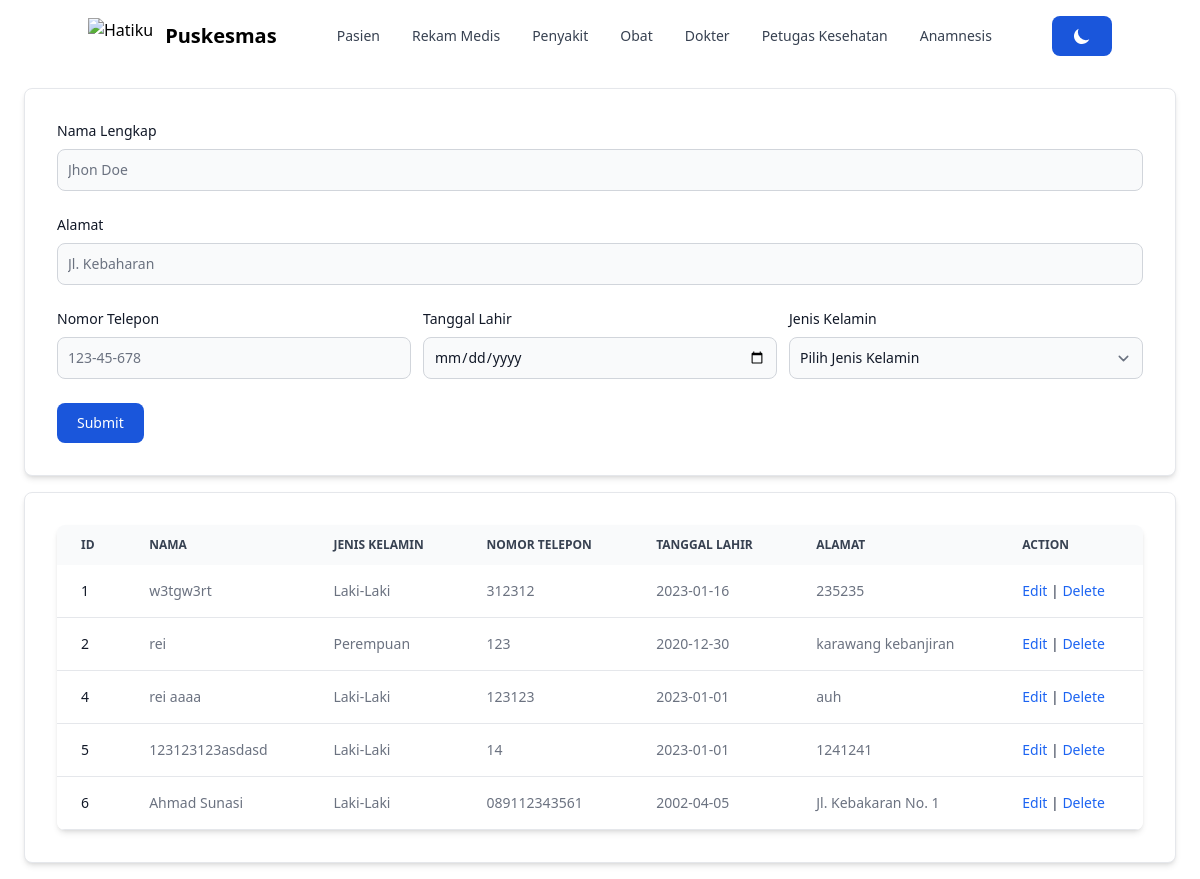
The page /view/pasien.php on the database its author committed.
### tables this page shows
CREATE TABLE `pasien` (
  `id_pasien` int(15) NOT NULL,
  `nama` varchar(256) NOT NULL,
  `tanggal_lahir` date NOT NULL,
  `jenis_kelamin` varchar(15) NOT NULL,
  `nomor_telepon` varchar(13) NOT NULL,
  `alamat` varchar(256) NOT NULL
);

### view/pasien.php (the view, shortened to what this page needs)
<?php require '../config/connect.php'; ?>
<?php include 'layouts/top_link.php'; ?>
<?php include 'layouts/navbar.php'; ?>
<main
      class="w-full max-screen-xl max-w-6xl mt-4 mb-4 mx-auto p-4 bg-white border border-gray-200 rounded-lg shadow-md sm:p-6 md:p-8 dark:bg-gray-800 dark:border-gray-700"
    >
      <form action="../config/create.php" method="POST">
        <div class="mb-6">
          <label
            for="nama_lengkap"
            class="block mb-2 text-sm font-medium text-gray-900 dark:text-white"
            >Nama Lengkap</label
          >
          <input
            type="name"
            name="nama"
            id="nama_lengkap"
            class="bg-gray-50 border border-gray-300 text-gray-900 text-sm rounded-lg focus:ring-blue-500 focus:border-blue-500 block w-full p-2.5 dark:bg-gray-700 dark:border-gray-600 dark:placeholder-gray-400 dark:text-white dark:focus:ring-blue-500 dark:focus:border-blue-500"
            placeholder="Jhon Doe"
            required
          />
        </div>
        <div class="mb-6">
          <label
            for="alamat"
            class="block mb-2 text-sm font-medium text-gray-900 dark:text-white"
            >Alamat</label
          >
          <input
            type="address"
            name="alamat"
            id="alamat"
            class="bg-gray-50 border border-gray-300 text-gray-900 text-sm rounded-lg focus:ring-blue-500 focus:border-blue-500 block w-full p-2.5 dark:bg-gray-700 dark:border-gray-600 dark:placeholder-gray-400 dark:text-white dark:focus:ring-blue-500 dark:focus:border-blue-500"
            placeholder="Jl. Kebaharan"
            required
          />
        </div>
        <div class="grid gap-3 mb-6 md:grid-cols-3">
          <div>
            <label
              for="nomor_telepon"
              class="block mb-2 text-sm font-medium text-gray-900 dark:text-white"
              >Nomor Telepon</label
            >
            <input
              type="number"
              name="nomor_telepon"
              id="nomor_telepon"
              class="bg-gray-50 border border-gray-300 text-gray-900 text-sm rounded-lg focus:ring-blue-500 focus:border-blue-500 block w-full p-2.5 dark:bg-gray-700 dark:border-gray-600 dark:placeholder-gray-400 dark:text-white dark:focus:ring-blue-500 dark:focus:border-blue-500"
              placeholder="123-45-678"
              pattern="[0-9]{3}-[0-9]{2}-[0-9]{3}"
              required
            />
          </div>
          <div>
            <label
              for="birth_date"
              class="block mb-2 text-sm font-medium text-gray-900 dark:text-white"
              >Tanggal Lahir</label
            >
            <input
              type="date"
              name="ttl"
              id="birth_date"
              class="bg-gray-50 border border-gray-300 text-gray-900 text-sm rounded-lg focus:ring-blue-500 focus:border-blue-500 block w-full p-2.5 dark:bg-gray-700 dark:border-gray-600 dark:placeholder-gray-400 dark:text-white dark:focus:ring-blue-500 dark:focus:border-blue-500"
              placeholder=""
              required
            />
          </div>
          <div>
            <label
              for="gender"
              class="block mb-2 text-sm font-medium text-gray-900 dark:text-white"
              >Jenis Kelamin</label
            >
            <select
              name="gender"
              id="gender"
              class="bg-gray-50 border border-gray-300 text-gray-900 text-sm rounded-lg focus:ring-blue-500 focus:border-blue-500 block w-full p-2.5 dark:bg-gray-700 dark:border-gray-600 dark:placeholder-gray-400 dark:text-white dark:focus:ring-blue-500 dark:focus:border-blue-500"
              required>
              <option disabled selected value>Pilih Jenis Kelamin</option>
              </select>
          </div>
        </div>
        <button
          type="submit"
          class="text-white bg-blue-700 hover:bg-blue-800 focus:ring-4 focus:outline-none focus:ring-blue-300 font-medium rounded-lg text-sm w-full sm:w-auto px-5 py-2.5 text-center dark:bg-blue-600 dark:hover:bg-blue-700 dark:focus:ring-blue-800"
        >
          Submit
        </button>
      </form>
    </main>
    <main class="w-full max-screen-xl max-w-6xl mt-4 mb-4 mx-auto p-4 bg-white border border-gray-200 rounded-lg shadow-md sm:p-6 md:p-8 dark:bg-gray-800 dark:border-gray-700">
      <div class="relative overflow-x-auto shadow-md sm:rounded-lg">
          <table class="rounded w-full text-sm text-left text-gray-500 dark:text-gray-400">
              <thead class="text-xs text-gray-700 uppercase bg-gray-50 dark:bg-gray-700 dark:text-gray-400">
                  <tr>
                      <th scope="col" class="px-6 py-3">
                          ID
                      </th>
                      <th scope="col" class="px-6 py-3">
                          Nama
                      </th>
                      <th scope="col" class="px-6 py-3">
                          Jenis Kelamin
                      </th>
                      <th scope="col" class="px-6 py-3">
                          Nomor Telepon
                      </th>
                      <th scope="col" class="px-6 py-3">
                          Tanggal Lahir
                      </th>
                      <th scope="col" class="px-6 py-3">
                          Alamat
                      </th>
                      <th scope="col" class="px-6 py-3">
                          Action
                      </th>
                  </tr>
              </thead>
              <tbody>
                <?php
                $query = 'SELECT * FROM pasien';
                $result = mysqli_query($conn, $query);
                if ($result){
                  while ($row = mysqli_fetch_array($result)){?>
                  <tr class="bg-white border-b dark:bg-gray-900 dark:border-gray-700">
                      <th scope="row" class="px-6 py-4 font-medium text-gray-900 whitespace-nowrap dark:text-white">
                        <?= $row['id_pasien']; ?>
                      </th>
                      <td class="px-6 py-4">
                        <?= $row['nama'];?>
                      </td>
                      <td class="px-6 py-4">
                        <?= $row['jenis_kelamin'];?>
                      </td>
                      <td class="px-6 py-4">
                        <?= $row['nomor_telepon'];?>
                      </td>
                      <td class="px-6 py-4">
                        <?= $row['tanggal_lahir'];?>
                      </td>
                      <td class="px-6 py-4">
                        <?= $row['alamat'];?>
                      </td>
                      <th class="px-6 py-4">
                          <a href="halaman/updatePasien.php?id=<?=$row['id_pasien'];?>" class="font-medium text-blue-600 dark:text-blue-500 hover:underline">Edit</a>
                           |
                          <a href="#" class="font-medium text-blue-600 dark:text-blue-500 hover:underline">Delete</a>
                      </th>
                  </tr>
                <?php } }?>
              </tbody>
          </table>
      </div>
                  </main>
  <?php include 'layouts/bottom_link.php'; ?>

### view/layouts/top_link.php (shortened to what this page needs)
<!doctype html>
<html>
<head>
  <link rel="stylesheet" href="../assets/style/output.css" />
</head>
<body class="bg-white dark:bg-gray-900">

### view/layouts/navbar.php (shortened to what this page needs)
<nav
      class="bg-white border-gray-200 px-2 sm:px-4 py-2.5 rounded dark:bg-gray-800"
    >
      <div
        class="container flex flex-wrap items-center justify-between mx-auto"
      >
        <a href="#" class="flex items-center">
          <img
            src="https://cdn.discordapp.com/attachments/914207109875376165/1059491465778180136/hospital.png"
            class="h-6 mr-3 sm:h-9"
            alt="Hatiku"
          />
          <span
            class="self-center text-xl font-semibold whitespace-nowrap dark:text-white"
            >Puskesmas</span
          >
        </a>
        <div class="flex md:order-2">
          <button
            id="theme-toggle"
            type="button"
            class="text-white bg-blue-700 hover:bg-blue-800 focus:ring-4 focus:outline-none focus:ring-blue-300 font-medium rounded-lg text-sm px-5 py-2.5 text-center mr-3 md:mr-0 dark:bg-blue-600 dark:hover:bg-blue-700 dark:focus:ring-blue-800"
          >
          <svg
              id="theme-toggle-dark-icon"
              class="hidden w-5 h-5"
              fill="currentColor"
              viewBox="0 0 20 20"
              xmlns="http://www.w3.org/2000/svg"
            >
              <path
                d="M17.293 13.293A8 8 0 016.707 2.707a8.001 8.001 0 1010.586 10.586z"
              ></path>
            </svg>
          </button>
        </div>
        <div
          class="items-center justify-between hidden w-full md:flex md:w-auto md:order-1"
          id="navbar-cta"
        >
          <ul
            class="flex flex-col p-4 mt-4 border border-gray-100 rounded-lg bg-gray-50 md:flex-row md:space-x-8 md:mt-0 md:text-sm md:font-medium md:border-0 md:bg-white dark:bg-gray-800 md:dark:bg-gray-900 dark:border-gray-700"
          >
            <li>
              <a
                href="pasien.php"
                class="block py-2 pl-3 pr-4 text-gray-700 rounded hover:bg-gray-100 md:hover:bg-transparent md:hover:text-blue-700 md:p-0 md:dark:hover:text-white dark:text-gray-400 dark:hover:bg-gray-700 dark:hover:text-white md:dark:hover:bg-transparent dark:border-gray-700"
                aria-current="page"
                >Pasien</a
              >
            </li>
            <li>
              <a
                href="rekam_medis.php"
                class="block py-2 pl-3 pr-4 text-gray-700 rounded hover:bg-gray-100 md:hover:bg-transparent md:hover:text-blue-700 md:p-0 md:dark:hover:text-white dark:text-gray-400 dark:hover:bg-gray-700 dark:hover:text-white md:dark:hover:bg-transparent dark:border-gray-700"
                >Rekam Medis</a
              >
            </li>
            <li>
              <a
                href="penyakit.php"
                class="block py-2 pl-3 pr-4 text-gray-700 rounded hover:bg-gray-100 md:hover:bg-transparent md:hover:text-blue-700 md:p-0 md:dark:hover:text-white dark:text-gray-400 dark:hover:bg-gray-700 dark:hover:text-white md:dark:hover:bg-transparent dark:border-gray-700"
                >Penyakit</a
              >
            </li>
            <li>
              <a
                href="obat.php"
                class="block py-2 pl-3 pr-4 text-gray-700 rounded hover:bg-gray-100 md:hover:bg-transparent md:hover:text-blue-700 md:p-0 md:dark:hover:text-white dark:text-gray-400 dark:hover:bg-gray-700 dark:hover:text-white md:dark:hover:bg-transparent dark:border-gray-700"
                >Obat</a
              >
            </li>
            <li>
              <a
                href="dokter.php"
                class="block py-2 pl-3 pr-4 text-gray-700 rounded hover:bg-gray-100 md:hover:bg-transparent md:hover:text-blue-700 md:p-0 md:dark:hover:text-white dark:text-gray-400 dark:hover:bg-gray-700 dark:hover:text-white md:dark:hover:bg-transparent dark:border-gray-700"
                >Dokter</a
              >
            </li>
            <li>
              <a
                href="petugas_kesehatan.php"
                class="block py-2 pl-3 pr-4 text-gray-700 rounded hover:bg-gray-100 md:hover:bg-transparent md:hover:text-blue-700 md:p-0 md:dark:hover:text-white dark:text-gray-400 dark:hover:bg-gray-700 dark:hover:text-white md:dark:hover:bg-transparent dark:border-gray-700"
                >Petugas Kesehatan</a
              >
            </li>
            <li>
              <a
                href="anamnesis.php"
                class="block py-2 pl-3 pr-4 text-gray-700 rounded hover:bg-gray-100 md:hover:bg-transparent md:hover:text-blue-700 md:p-0 md:dark:hover:text-white dark:text-gray-400 dark:hover:bg-gray-700 dark:hover:text-white md:dark:hover:bg-transparent dark:border-gray-700"
                >Anamnesis</a
              >
            </li>
          </ul>
        </div>
      </div>
    </nav>

### view/layouts/bottom_link.php (shortened to what this page needs)
</body>
</html>

### rows shown on the page
pasien: id_pasien "1", nama "w3tgw3rt", jenis_kelamin "Laki-Laki", nomor_telepon "312312", tanggal_lahir "2023-01-16", alamat "235235"
pasien: id_pasien "2", nama "rei", jenis_kelamin "Perempuan", nomor_telepon "123", tanggal_lahir "2020-12-30", alamat "karawang kebanjiran"
pasien: id_pasien "4", nama "rei aaaa", jenis_kelamin "Laki-Laki", nomor_telepon "123123", tanggal_lahir "2023-01-01", alamat "auh"
pasien: id_pasien "5", nama "123123123asdasd", jenis_kelamin "Laki-Laki", nomor_telepon "14", tanggal_lahir "2023-01-01", alamat "1241241"
pasien: id_pasien "6", nama "Ahmad Sunasi", jenis_kelamin "Laki-Laki", nomor_telepon "089112343561", tanggal_lahir "2002-04-05", alamat "Jl. Kebakaran No. 1"
